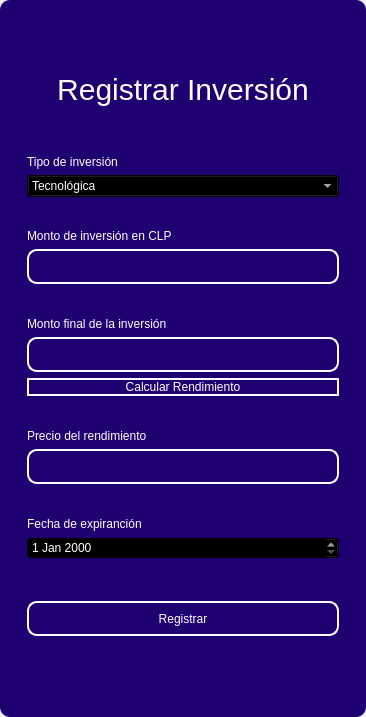
<?xml version="1.0" encoding="UTF-8"?>
<ui version="4.0">
 <class>MainWindow</class>
 <widget class="QMainWindow" name="MainWindow">
  <property name="geometry">
   <rect>
    <x>0</x>
    <y>0</y>
    <width>366</width>
    <height>717</height>
   </rect>
  </property>
  <property name="windowTitle">
   <string>MainWindow</string>
  </property>
  <property name="styleSheet">
   <string notr="true"/>
  </property>
  <widget class="QWidget" name="centralwidget">
   <property name="styleSheet">
    <string notr="true"/>
   </property>
   <layout class="QVBoxLayout" name="verticalLayout">
    <property name="spacing">
     <number>0</number>
    </property>
    <property name="leftMargin">
     <number>0</number>
    </property>
    <property name="topMargin">
     <number>0</number>
    </property>
    <property name="rightMargin">
     <number>0</number>
    </property>
    <property name="bottomMargin">
     <number>0</number>
    </property>
    <item>
     <widget class="QFrame" name="frame">
      <property name="enabled">
       <bool>true</bool>
      </property>
      <property name="styleSheet">
       <string notr="true">QFrame {
	border-radius:10px;
	background-color:#1E0070;
 }
</string>
      </property>
      <property name="frameShape">
       <enum>QFrame::StyledPanel</enum>
      </property>
      <property name="frameShadow">
       <enum>QFrame::Raised</enum>
      </property>
      <layout class="QVBoxLayout" name="verticalLayout_2">
       <item>
        <widget class="QFrame" name="frame_superior">
         <property name="minimumSize">
          <size>
           <width>0</width>
           <height>40</height>
          </size>
         </property>
         <property name="maximumSize">
          <size>
           <width>16777215</width>
           <height>40</height>
          </size>
         </property>
         <property name="styleSheet">
          <string notr="true">QPushButton{
border-radius:18px;
}

QPushButton:hover{
	background-color: rgb(0, 0, 0);
}
</string>
         </property>
         <property name="frameShape">
          <enum>QFrame::StyledPanel</enum>
         </property>
         <property name="frameShadow">
          <enum>QFrame::Raised</enum>
         </property>
         <layout class="QHBoxLayout" name="horizontalLayout_3">
          <property name="spacing">
           <number>4</number>
          </property>
          <property name="leftMargin">
           <number>0</number>
          </property>
          <property name="topMargin">
           <number>0</number>
          </property>
          <property name="rightMargin">
           <number>0</number>
          </property>
          <property name="bottomMargin">
           <number>0</number>
          </property>
          <item>
           <widget class="QPushButton" name="btn_icon">
            <property name="text">
             <string/>
            </property>
            <property name="iconSize">
             <size>
              <width>40</width>
              <height>40</height>
             </size>
            </property>
           </widget>
          </item>
          <item>
           <spacer name="horizontalSpacer_2">
            <property name="orientation">
             <enum>Qt::Horizontal</enum>
            </property>
            <property name="sizeHint" stdset="0">
             <size>
              <width>443</width>
              <height>20</height>
             </size>
            </property>
           </spacer>
          </item>
          <item>
           <widget class="QPushButton" name="bt_minimizar">
            <property name="minimumSize">
             <size>
              <width>38</width>
              <height>38</height>
             </size>
            </property>
            <property name="maximumSize">
             <size>
              <width>38</width>
              <height>38</height>
             </size>
            </property>
            <property name="cursor">
             <cursorShape>PointingHandCursor</cursorShape>
            </property>
            <property name="text">
             <string/>
            </property>
            <property name="icon">
             <iconset>
              <normaloff>image/minus.svg</normaloff>image/minus.svg</iconset>
            </property>
            <property name="iconSize">
             <size>
              <width>38</width>
              <height>38</height>
             </size>
            </property>
           </widget>
          </item>
          <item>
           <widget class="QPushButton" name="bt_maximizar">
            <property name="minimumSize">
             <size>
              <width>38</width>
              <height>38</height>
             </size>
            </property>
            <property name="maximumSize">
             <size>
              <width>38</width>
              <height>38</height>
             </size>
            </property>
            <property name="cursor">
             <cursorShape>PointingHandCursor</cursorShape>
            </property>
            <property name="text">
             <string/>
            </property>
            <property name="icon">
             <iconset>
              <normaloff>image/chevron-up.svg</normaloff>image/chevron-up.svg</iconset>
            </property>
            <property name="iconSize">
             <size>
              <width>38</width>
              <height>38</height>
             </size>
            </property>
           </widget>
          </item>
          <item>
           <widget class="QPushButton" name="bt_restaurar">
            <property name="minimumSize">
             <size>
              <width>38</width>
              <height>38</height>
             </size>
            </property>
            <property name="maximumSize">
             <size>
              <width>38</width>
              <height>38</height>
             </size>
            </property>
            <property name="cursor">
             <cursorShape>PointingHandCursor</cursorShape>
            </property>
            <property name="text">
             <string/>
            </property>
            <property name="icon">
             <iconset>
              <normaloff>image/chevron-down.svg</normaloff>image/chevron-down.svg</iconset>
            </property>
            <property name="iconSize">
             <size>
              <width>38</width>
              <height>38</height>
             </size>
            </property>
           </widget>
          </item>
          <item>
           <widget class="QPushButton" name="bt_cerrar">
            <property name="minimumSize">
             <size>
              <width>38</width>
              <height>38</height>
             </size>
            </property>
            <property name="maximumSize">
             <size>
              <width>38</width>
              <height>38</height>
             </size>
            </property>
            <property name="cursor">
             <cursorShape>PointingHandCursor</cursorShape>
            </property>
            <property name="text">
             <string/>
            </property>
            <property name="icon">
             <iconset>
              <normaloff>image/x.svg</normaloff>image/x.svg</iconset>
            </property>
            <property name="iconSize">
             <size>
              <width>38</width>
              <height>38</height>
             </size>
            </property>
           </widget>
          </item>
         </layout>
        </widget>
       </item>
       <item>
        <widget class="QFrame" name="frame_3">
         <property name="styleSheet">
          <string notr="true">QLabel {
	color: rgb(255, 255, 254);
	font: 12pt &quot;Arial&quot;;
	background-color: rgba(0, 0, 0,0);
}

QTextEdit{
background-color: rgba(0, 0, 0,0);
border-radius:10px; 
font: 12pt &quot;Arial&quot;;
color: rgb(255, 255, 254);
border: 2px solid  rgb(255, 255, 255);

}

QTextEdit:hover{
background-color: rgba(0, 0, 0,0);
border-radius:10px; 
font: 12pt &quot;Arial&quot;;
border: 2px solid  rgb(120, 0, 171);
}

QTextEdit:focus{
background-color: rgb(0, 0, 0);
border-radius:10px; 
font: 12pt &quot;Arial&quot;;
border: 2px solid rgb(120, 0, 171);
}

QLineEdit{
background-color: rgba(0, 0, 0,0);
border-radius:10px; 
font: 12pt &quot;Arial&quot;;
color: rgb(255, 255, 254);
border: 2px solid  rgb(255, 255, 255);

}

QLineEdit:hover{
background-color: rgba(0, 0, 0,0);
border-radius:10px; 
font: 12pt &quot;Arial&quot;;
border: 2px solid  rgb(120, 0, 171);
}

QLineEdit:focus{
background-color: rgb(0, 0, 0);
border-radius:10px; 
font: 12pt &quot;Arial&quot;;
border: 2px solid rgb(120, 0, 171);
}

QCheckBox{
	font: 12pt &quot;Arial&quot;;
	color: rgb(255, 255, 255);
}

QCheckBox::indicator {
    width: 18px;
    height:18px;
}

QCheckBox::indicator:unchecked {
   background-image: url(image/square.svg);
}

QCheckBox::indicator:checked {
   background-image: url(image/check-square.svg);
}

QPushButton{
border-radius:10px; 
font: 12pt &quot;Arial&quot;;
color: rgb(255, 255, 254);
border: 2px solid #ffffff;
}

QPushButton:hover{
border-radius:10px; 
font: 12pt &quot;Arial&quot;;
color: rgb(255, 255, 255);
border: 2px solid rgb(120, 0, 171);
	background-color: rgb(120, 0, 171);
}
</string>
         </property>
         <property name="frameShape">
          <enum>QFrame::StyledPanel</enum>
         </property>
         <property name="frameShadow">
          <enum>QFrame::Raised</enum>
         </property>
         <layout class="QHBoxLayout" name="horizontalLayout_4">
          <item>
           <layout class="QVBoxLayout" name="verticalLayout_4">
            <property name="spacing">
             <number>5</number>
            </property>
            <property name="rightMargin">
             <number>0</number>
            </property>
            <property name="bottomMargin">
             <number>0</number>
            </property>
            <item>
             <widget class="QLabel" name="label_3">
              <property name="minimumSize">
               <size>
                <width>100</width>
                <height>50</height>
               </size>
              </property>
              <property name="styleSheet">
               <string notr="true">font-size: 30px;
color: rgb(255, 255, 255);</string>
              </property>
              <property name="text">
               <string>Registrar Inversión</string>
              </property>
              <property name="alignment">
               <set>Qt::AlignCenter</set>
              </property>
             </widget>
            </item>
            <item>
             <widget class="QFrame" name="frame_4">
              <property name="maximumSize">
               <size>
                <width>400</width>
                <height>700</height>
               </size>
              </property>
              <property name="styleSheet">
               <string notr="true">QLabel {
	color: rgb(255, 255, 254);
	font: 12pt &quot;Arial&quot;;
	background-color: rgba(0, 0, 0,0);
}

QTextEdit{
background-color: rgba(0, 0, 0,0);
border-radius:10px; 
font: 12pt &quot;Arial&quot;;
color: rgb(255, 255, 254);
border: 2px solid  rgb(255, 255, 255);

}

QTextEdit:hover{
background-color: rgba(0, 0, 0,0);
border-radius:10px; 
font: 12pt &quot;Arial&quot;;
border: 2px solid  rgb(120, 0, 171);
}

QTextEdit:focus{
background-color: rgb(0, 0, 0);
border-radius:10px; 
font: 12pt &quot;Arial&quot;;
border: 2px solid rgb(120, 0, 171);
}

QLineEdit{
background-color: rgba(0, 0, 0,0);
border-radius:10px; 
font: 12pt &quot;Arial&quot;;
color: rgb(255, 255, 254);
border: 2px solid  rgb(255, 255, 255);

}

QLineEdit:hover{
background-color: rgba(0, 0, 0,0);
border-radius:10px; 
font: 12pt &quot;Arial&quot;;
border: 2px solid  rgb(120, 0, 171);
}

QLineEdit:focus{
background-color: rgb(0, 0, 0);
border-radius:10px; 
font: 12pt &quot;Arial&quot;;
border: 2px solid rgb(120, 0, 171);
}

QCheckBox{
	font: 12pt &quot;Arial&quot;;
	color: rgb(255, 255, 255);
}

QCheckBox::indicator {
    width: 18px;
    height:18px;
}

QCheckBox::indicator:unchecked {
   background-image: url(image/square.svg);
}

QCheckBox::indicator:checked {
   background-image: url(image/check-square.svg);
}

QPushButton{
border-radius:10px; 
font: 12pt &quot;Arial&quot;;
color: rgb(255, 255, 254);
border: 2px solid #ffffff;
}

QPushButton:hover{
border-radius:10px; 
font: 12pt &quot;Arial&quot;;
color: rgb(255, 255, 255);
border: 2px solid rgb(120, 0, 171);
	background-color: rgb(120, 0, 171);
}
</string>
              </property>
              <property name="frameShape">
               <enum>QFrame::StyledPanel</enum>
              </property>
              <property name="frameShadow">
               <enum>QFrame::Raised</enum>
              </property>
              <layout class="QVBoxLayout" name="verticalLayout_3">
               <property name="leftMargin">
                <number>9</number>
               </property>
               <property name="topMargin">
                <number>9</number>
               </property>
               <property name="rightMargin">
                <number>9</number>
               </property>
               <property name="bottomMargin">
                <number>9</number>
               </property>
               <item>
                <spacer name="verticalSpacer_3">
                 <property name="orientation">
                  <enum>Qt::Vertical</enum>
                 </property>
                 <property name="sizeHint" stdset="0">
                  <size>
                   <width>20</width>
                   <height>40</height>
                  </size>
                 </property>
                </spacer>
               </item>
               <item>
                <widget class="QLabel" name="label_4">
                 <property name="text">
                  <string>Tipo de inversión</string>
                 </property>
                </widget>
               </item>
               <item>
                <widget class="QComboBox" name="type_combobox">
                 <property name="styleSheet">
                  <string notr="true">background-color: rgb(0, 0, 0);
color: rgb(255, 255, 255);</string>
                 </property>
                 <item>
                  <property name="text">
                   <string>Tecnológica</string>
                  </property>
                 </item>
                 <item>
                  <property name="text">
                   <string>Marketing Digital</string>
                  </property>
                 </item>
                 <item>
                  <property name="text">
                   <string>Recurso Humano</string>
                  </property>
                 </item>
                 <item>
                  <property name="text">
                   <string>Alianza Estratégica</string>
                  </property>
                 </item>
                 <item>
                  <property name="text">
                   <string>Expansión de mercado</string>
                  </property>
                 </item>
                 <item>
                  <property name="text">
                   <string>Investigación y Desarrollo (I+D)</string>
                  </property>
                 </item>
                 <item>
                  <property name="text">
                   <string>Soporte y Atención al Cliente</string>
                  </property>
                 </item>
                </widget>
               </item>
               <item>
                <spacer name="verticalSpacer_4">
                 <property name="orientation">
                  <enum>Qt::Vertical</enum>
                 </property>
                 <property name="sizeHint" stdset="0">
                  <size>
                   <width>20</width>
                   <height>40</height>
                  </size>
                 </property>
                </spacer>
               </item>
               <item>
                <widget class="QLabel" name="label_5">
                 <property name="text">
                  <string>Monto de inversión en CLP</string>
                 </property>
                </widget>
               </item>
               <item>
                <widget class="QLineEdit" name="amounttxt">
                 <property name="minimumSize">
                  <size>
                   <width>0</width>
                   <height>35</height>
                  </size>
                 </property>
                 <property name="maximumSize">
                  <size>
                   <width>16777215</width>
                   <height>16777215</height>
                  </size>
                 </property>
                 <property name="echoMode">
                  <enum>QLineEdit::Normal</enum>
                 </property>
                </widget>
               </item>
               <item>
                <spacer name="verticalSpacer_5">
                 <property name="orientation">
                  <enum>Qt::Vertical</enum>
                 </property>
                 <property name="sizeHint" stdset="0">
                  <size>
                   <width>20</width>
                   <height>40</height>
                  </size>
                 </property>
                </spacer>
               </item>
               <item>
                <widget class="QLabel" name="label">
                 <property name="text">
                  <string>Monto final de la inversión </string>
                 </property>
                </widget>
               </item>
               <item>
                <widget class="QLineEdit" name="amount_endtxt">
                 <property name="minimumSize">
                  <size>
                   <width>0</width>
                   <height>35</height>
                  </size>
                 </property>
                </widget>
               </item>
               <item>
                <widget class="QPushButton" name="btn_calculate_yield">
                 <property name="cursor">
                  <cursorShape>PointingHandCursor</cursorShape>
                 </property>
                 <property name="text">
                  <string>Calcular Rendimiento</string>
                 </property>
                </widget>
               </item>
               <item>
                <spacer name="verticalSpacer">
                 <property name="orientation">
                  <enum>Qt::Vertical</enum>
                 </property>
                 <property name="sizeHint" stdset="0">
                  <size>
                   <width>20</width>
                   <height>40</height>
                  </size>
                 </property>
                </spacer>
               </item>
               <item>
                <widget class="QLabel" name="label_2">
                 <property name="text">
                  <string>Precio del rendimiento</string>
                 </property>
                </widget>
               </item>
               <item>
                <widget class="QLineEdit" name="yieldtxt">
                 <property name="enabled">
                  <bool>false</bool>
                 </property>
                 <property name="minimumSize">
                  <size>
                   <width>0</width>
                   <height>35</height>
                  </size>
                 </property>
                </widget>
               </item>
               <item>
                <spacer name="verticalSpacer_10">
                 <property name="orientation">
                  <enum>Qt::Vertical</enum>
                 </property>
                 <property name="sizeHint" stdset="0">
                  <size>
                   <width>20</width>
                   <height>40</height>
                  </size>
                 </property>
                </spacer>
               </item>
               <item>
                <widget class="QLabel" name="label_6">
                 <property name="text">
                  <string>Fecha de expiranción</string>
                 </property>
                </widget>
               </item>
               <item>
                <widget class="QDateEdit" name="expiration_date">
                 <property name="styleSheet">
                  <string notr="true">background-color: rgb(0, 0, 0);
color: rgb(255, 255, 255);</string>
                 </property>
                </widget>
               </item>
               <item>
                <spacer name="verticalSpacer_9">
                 <property name="orientation">
                  <enum>Qt::Vertical</enum>
                 </property>
                 <property name="sizeHint" stdset="0">
                  <size>
                   <width>20</width>
                   <height>50</height>
                  </size>
                 </property>
                </spacer>
               </item>
               <item>
                <widget class="QPushButton" name="btn_add">
                 <property name="minimumSize">
                  <size>
                   <width>0</width>
                   <height>35</height>
                  </size>
                 </property>
                 <property name="cursor">
                  <cursorShape>PointingHandCursor</cursorShape>
                 </property>
                 <property name="text">
                  <string>Registrar</string>
                 </property>
                </widget>
               </item>
               <item>
                <spacer name="verticalSpacer_7">
                 <property name="orientation">
                  <enum>Qt::Vertical</enum>
                 </property>
                 <property name="sizeHint" stdset="0">
                  <size>
                   <width>20</width>
                   <height>40</height>
                  </size>
                 </property>
                </spacer>
               </item>
               <item>
                <spacer name="verticalSpacer_8">
                 <property name="orientation">
                  <enum>Qt::Vertical</enum>
                 </property>
                 <property name="sizeHint" stdset="0">
                  <size>
                   <width>20</width>
                   <height>40</height>
                  </size>
                 </property>
                </spacer>
               </item>
              </layout>
             </widget>
            </item>
           </layout>
          </item>
         </layout>
        </widget>
       </item>
      </layout>
     </widget>
    </item>
   </layout>
  </widget>
 </widget>
 <resources/>
 <connections/>
</ui>
